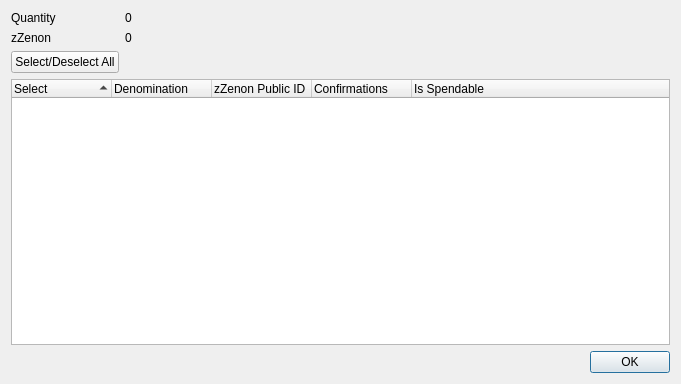
<?xml version="1.0" encoding="UTF-8"?>
<ui version="4.0">
 <class>ZZenonControlDialog</class>
 <widget class="QDialog" name="ZZenonControlDialog">
  <property name="geometry">
   <rect>
    <x>0</x>
    <y>0</y>
    <width>681</width>
    <height>384</height>
   </rect>
  </property>
  <property name="minimumSize">
   <size>
    <width>681</width>
    <height>384</height>
   </size>
  </property>
  <property name="windowTitle">
   <string>Select zZenon to Spend</string>
  </property>
  <layout class="QGridLayout" name="gridLayout">
   <item row="0" column="0">
    <layout class="QFormLayout" name="formLayout">
     <property name="sizeConstraint">
      <enum>QLayout::SetDefaultConstraint</enum>
     </property>
     <item row="0" column="0">
      <widget class="QLabel" name="labelQuantity">
       <property name="text">
        <string>Quantity</string>
       </property>
      </widget>
     </item>
     <item row="0" column="1">
      <widget class="QLabel" name="labelQuantity_int">
       <property name="text">
        <string>0</string>
       </property>
      </widget>
     </item>
     <item row="1" column="0">
      <widget class="QLabel" name="labelZZenon">
       <property name="text">
        <string>zZenon</string>
       </property>
      </widget>
     </item>
     <item row="1" column="1">
      <widget class="QLabel" name="labelZZenon_int">
       <property name="text">
        <string>0</string>
       </property>
      </widget>
     </item>
     <item row="2" column="0">
      <widget class="QPushButton" name="pushButtonAll">
       <property name="text">
        <string>Select/Deselect All</string>
       </property>
      </widget>
     </item>
    </layout>
   </item>
   <item row="1" column="0">
    <layout class="QVBoxLayout" name="verticalLayout">
     <item>
      <widget class="QTreeWidget" name="treeWidget">
       <property name="minimumSize">
        <size>
         <width>0</width>
         <height>250</height>
        </size>
       </property>
       <property name="alternatingRowColors">
        <bool>true</bool>
       </property>
       <property name="sortingEnabled">
        <bool>true</bool>
       </property>
       <property name="columnCount">
        <number>5</number>
       </property>
       <attribute name="headerDefaultSectionSize">
        <number>100</number>
       </attribute>
       <column>
        <property name="text">
         <string notr="true">Select</string>
        </property>
       </column>
       <column>
        <property name="text">
         <string notr="true">Denomination</string>
        </property>
       </column>
       <column>
        <property name="text">
         <string notr="true">zZenon Public ID</string>
        </property>
       </column>
       <column>
        <property name="text">
         <string notr="true">Confirmations</string>
        </property>
       </column>
       <column>
        <property name="text">
         <string>Is Spendable</string>
        </property>
       </column>
      </widget>
     </item>
     <item>
      <widget class="QDialogButtonBox" name="buttonBox">
       <property name="orientation">
        <enum>Qt::Horizontal</enum>
       </property>
       <property name="standardButtons">
        <set>QDialogButtonBox::Ok</set>
       </property>
      </widget>
     </item>
    </layout>
   </item>
  </layout>
 </widget>
 <resources/>
 <connections>
  <connection>
   <sender>buttonBox</sender>
   <signal>accepted()</signal>
   <receiver>ZZenonControlDialog</receiver>
   <slot>accept()</slot>
   <hints>
    <hint type="sourcelabel">
     <x>248</x>
     <y>254</y>
    </hint>
    <hint type="destinationlabel">
     <x>157</x>
     <y>274</y>
    </hint>
   </hints>
  </connection>
  <connection>
   <sender>buttonBox</sender>
   <signal>rejected()</signal>
   <receiver>ZZenonControlDialog</receiver>
   <slot>reject()</slot>
   <hints>
    <hint type="sourcelabel">
     <x>316</x>
     <y>260</y>
    </hint>
    <hint type="destinationlabel">
     <x>286</x>
     <y>274</y>
    </hint>
   </hints>
  </connection>
 </connections>
</ui>
